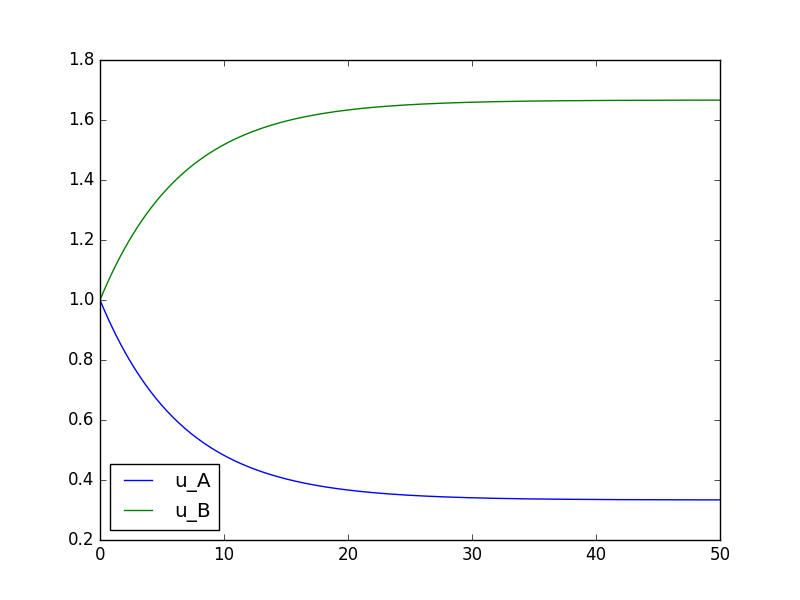

Write Python code to recreate this figure.
"""
def f(u, t):
    u_A, u_B = u
    return [u_B/tau_B - u_A/tau_A,
            u_A/tau_A - u_B/tau_B]

tau_A = 8
tau_B = 40
"""

class Problem:
    def __init__(self, tau_A, tau_B):
        self.tau_A, self.tau_B = tau_A, tau_B

    def __call__(self, u, t):
        u_A, u_B = u
        tau_A, tau_B = self.tau_A, self.tau_B
        return [u_B/tau_B - u_A/tau_A,
                u_A/tau_A - u_B/tau_B]

    def test_asymptotic_limit(self, u_A, u_B, tol=0.01):
        # u_A, u_B: arrays
        limit = self.tau_A/float(self.tau_B)
        u_A_div_u_B = u_A[-1]/u_B[-1]
        diff = abs(u_A_div_u_B - limit)
        print 'diff limit:', diff
        success = diff < tol
        return success

def test_asymptotic_limit():
    U0 = [1, 1]

    f = Problem(tau_A=8, tau_B=40)
    from ODESolver import RungeKutta4
    solver = RungeKutta4(f)
    solver.set_initial_condition(U0)
    dt = 10/60.0  # minutes
    T = 50  # 50 min
    n = int(round(T/float(dt)))
    import numpy as np
    time_points = np.linspace(0, T, n+1)
    u, t = solver.solve(time_points)

    # Plot
    u_A = u[:,0]
    u_B = u[:,1]
    assert f.test_asymptotic_limit(u_A, u_B, tol=0.001)

    from matplotlib.pyplot import plot, show, legend
    plot(t, u_A, t, u_B)
    legend(['u_A', 'u_B'], loc='lower left')
    show()

test_asymptotic_limit()

"""

[emilyd@sudur App_E]$ python radioactive_decay2.py
diff limit: 0.000265539250534

"""
